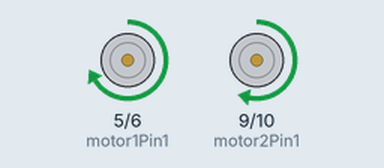
Recording of a sketch running on a simulated Arduino Uno, built with avr-gcc and run on an emulated ATmega328P. On the bench: motor-driver pin pairs drawn as motors (green arrow = first pin HIGH = forward, orange = second pin HIGH = backward, longer = more drive, scaled by the enable pin).

Above: at 1.0 s.
At 2.5 s:
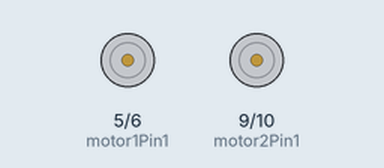
At 4.0 s:
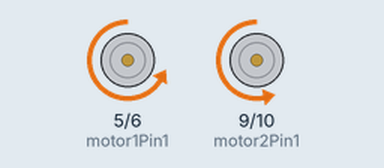
Timing chart, 0 to 7.8 s (numbered marks = the images above):
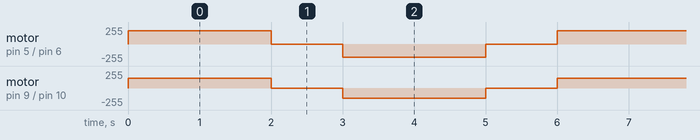

The sketch:

car_moment_test.ino
```cpp
// Define motor driver pins
const int motor1Pin1 = 5;
const int motor1Pin2 = 6;
const int motor2Pin1 = 9;
const int motor2Pin2 = 10;

// Define PWM pins for speed control
const int motor1SpeedPin = 3;
const int motor2SpeedPin = 11;

void setup() {
  // Set motor pins as outputs
  pinMode(motor1Pin1, OUTPUT);
  pinMode(motor1Pin2, OUTPUT);
  pinMode(motor2Pin1, OUTPUT);
  pinMode(motor2Pin2, OUTPUT);

  // Set PWM speed pins as outputs
  pinMode(motor1SpeedPin, OUTPUT);
  pinMode(motor2SpeedPin, OUTPUT);
}

void moveForward(int leftSpeed, int rightSpeed) {
  digitalWrite(motor1Pin1, HIGH);
  digitalWrite(motor1Pin2, LOW);
  digitalWrite(motor2Pin1, HIGH);
  digitalWrite(motor2Pin2, LOW);

  analogWrite(motor1SpeedPin, leftSpeed);
  analogWrite(motor2SpeedPin, rightSpeed);
}

void moveBackward(int leftSpeed, int rightSpeed) {
  digitalWrite(motor1Pin1, LOW);
  digitalWrite(motor1Pin2, HIGH);
  digitalWrite(motor2Pin1, LOW);
  digitalWrite(motor2Pin2, HIGH);

  analogWrite(motor1SpeedPin, leftSpeed);
  analogWrite(motor2SpeedPin, rightSpeed);
}

void stopCar() {
  digitalWrite(motor1Pin1, LOW);
  digitalWrite(motor1Pin2, LOW);
  digitalWrite(motor2Pin1, LOW);
  digitalWrite(motor2Pin2, LOW);

  analogWrite(motor1SpeedPin, 0);
  analogWrite(motor2SpeedPin, 0);
}

void loop() {
  moveForward(200, 150); // Move forward with speeds (left, right)
  delay(2000);
  stopCar();
  delay(1000);

  moveBackward(200, 150); // Move backward with speeds (left, right)
  delay(2000);
  stopCar();
  delay(1000);
}
```

Measured:
- by itself, motor on pin 5 (motor1Pin1) / pin 6 (motor1Pin2): repeats every 6.0 s: stopped 1.0 s, backward 200/255 2.0 s, stopped 1.0 s, forward 200/255 2.0 s
- by itself, motor on pin 9 (motor2Pin1) / pin 10 (motor2Pin2): repeats every 6.0 s: stopped 1.0 s, backward 150/255 2.0 s, stopped 1.0 s, forward 150/255 2.0 s
